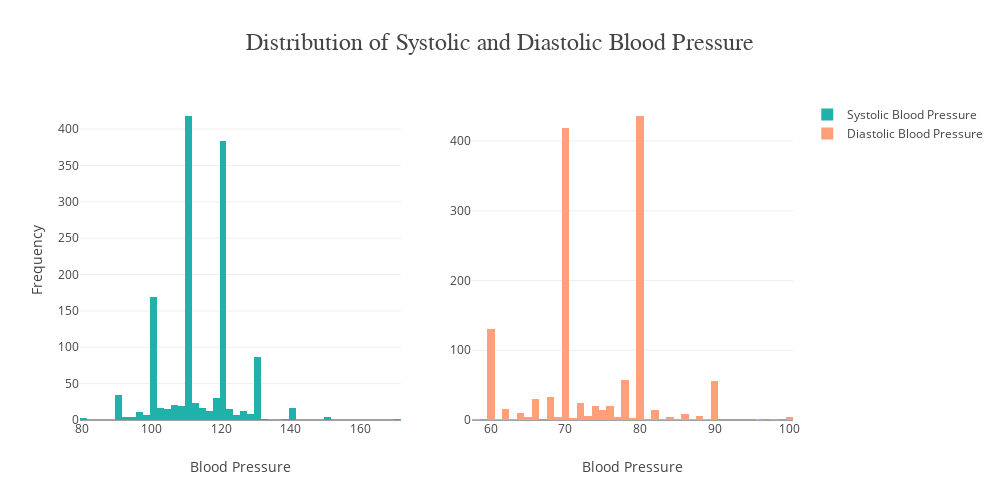

The code cell stored with this chart in its notebook:
### Markdown cell above
The analysis of the blood pressure data has revealed some important gender-based differences that provide valuable insights. Through the use of the Mann-Whitney U test, a statistical technique to compare the distributions of two independent groups, the study found statistically significant differences in both systolic and diastolic blood pressure between male and female participants. The method was chosen because both systolic and diastolic blood pressure did not follow the normal distribution.

### Code cell
# Create subplots
fig = make_subplots(rows=1, cols=2)

fig.add_trace(
    go.Histogram(x=df['Tekanan_darah_S'], name='Systolic Blood Pressure', marker_color='lightseagreen'),
    row=1, col=1
)

fig.add_trace(
    go.Histogram(x=df['Tekanan_darah_D'], name='Diastolic Blood Pressure', marker_color='lightsalmon'),
    row=1, col=2
)


fig.update_xaxes(title_text='Blood Pressure', row=1, col=1)
fig.update_xaxes(title_text='Blood Pressure', row=1, col=2)

fig.update_layout(
    title='Distribution of Systolic and Diastolic Blood Pressure',
     titlefont={'size':24, 'family': 'Serif'},
    height=500, 
    width=1000,
    yaxis=dict(title='Frequency'),
    barmode='overlay'  
)

# Show plot
fig.show()

### Figure 1 — Plotly figure (JSON) as saved in the notebook; plotly's stock layout.template omitted (floating-point values rounded to 4 significant figures; data arrays with more than 128 entries replaced by an {"elided": "..."} marker saying what was removed)
{"data": [{"marker": {"color": "lightseagreen"}, "name": "Systolic Blood Pressure", "type": "histogram", "x": {"elided": "1339 int values"}, "xaxis": "x", "yaxis": "y"}, {"marker": {"color": "lightsalmon"}, "name": "Diastolic Blood Pressure", "type": "histogram", "x": {"elided": "1339 int values"}, "xaxis": "x2", "yaxis": "y2"}], "layout": {"barmode": "overlay", "height": 500, "title": {"font": {"family": "Serif", "size": 24}, "text": "Distribution of Systolic and Diastolic Blood Pressure"}, "width": 1000, "xaxis": {"anchor": "y", "domain": [0, 0.45], "title": {"text": "Blood Pressure"}}, "xaxis2": {"anchor": "y2", "domain": [0.55, 1], "title": {"text": "Blood Pressure"}}, "yaxis": {"anchor": "x", "domain": [0, 1], "title": {"text": "Frequency"}}, "yaxis2": {"anchor": "x2", "domain": [0, 1]}}}
